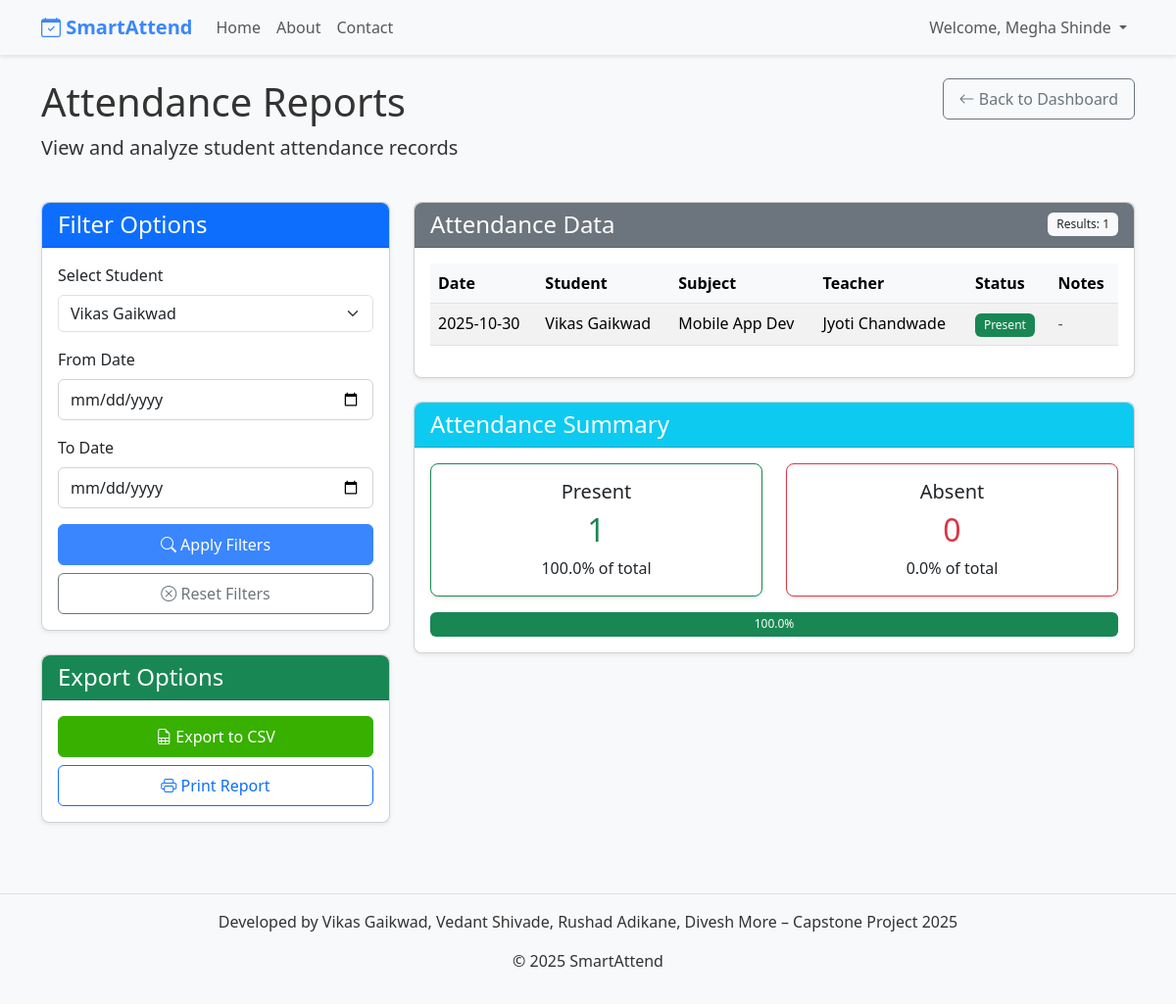
/admin/reports?student_id=5 (signed in), run on the app's committed database.
### tables this page shows
CREATE TABLE attendance (
    id INTEGER PRIMARY KEY AUTOINCREMENT,
    student_id INTEGER NOT NULL,
    teacher_id INTEGER NOT NULL,
    date TEXT NOT NULL,
    status TEXT NOT NULL,
    subject TEXT NOT NULL,
    notes TEXT,
    FOREIGN KEY (student_id) REFERENCES users (id),
    FOREIGN KEY (teacher_id) REFERENCES users (id)
);

CREATE TABLE users (
    id INTEGER PRIMARY KEY AUTOINCREMENT,
    username TEXT UNIQUE NOT NULL,
    password TEXT NOT NULL,
    role TEXT NOT NULL,
    name TEXT NOT NULL,
    subject TEXT
);

### app.py (the view)
@app.route('/admin/reports')
@login_required
@admin_required
def admin_reports():
    db = get_db()
    students = db.execute('SELECT * FROM users WHERE role = "student"').fetchall()
    student_id = request.args.get('student_id')
    date_from = request.args.get('date_from')
    date_to = request.args.get('date_to')
    attendance_data = []
    if student_id:
        query = '''
            SELECT a.*, s.name as student_name, t.name as teacher_name
            FROM attendance a
            JOIN users s ON a.student_id = s.id
            JOIN users t ON a.teacher_id = t.id
            WHERE a.student_id = ?
        '''
        params = [student_id]
        if date_from:
            query += ' AND a.date >= ?'
            params.append(date_from)
        if date_to:
            query += ' AND a.date <= ?'
            params.append(date_to)
        attendance_data = db.execute(query, params).fetchall()
    return render_template('admin_reports.html', students=students, attendance_data=attendance_data)

### app.py (called while the page is built)
def get_db():
    conn = sqlite3.connect(app.config['DATABASE'])
    conn.row_factory = sqlite3.Row
    return conn

def login_required(f):
    @wraps(f)
    def decorated_function(*args, **kwargs):
        if 'user_id' not in session:
            return redirect(url_for('login'))
        return f(*args, **kwargs)
    return decorated_function

def admin_required(f):
    @wraps(f)
    def decorated_function(*args, **kwargs):
        if 'user_id' not in session or session.get('role') != 'admin':
            flash('Admin access required')
            return redirect(url_for('login'))
        return f(*args, **kwargs)
    return decorated_function

### templates/admin_reports.html (shortened to what this page needs)
{% extends 'base.html' %}
{% block content %}
<div class="row mb-4">
    <div class="col-md-8">
        <h1>Attendance Reports</h1>
        <p class="lead">View and analyze student attendance records</p>
    </div>
    <div class="col-md-4 text-end">
        <a href="{{ url_for('admin_dashboard') }}" class="btn btn-outline-secondary">
            <i class="bi bi-arrow-left"></i> Back to Dashboard
        </a>
    </div>
</div>
<div class="row">
    <div class="col-md-4">
        <div class="card shadow-sm mb-4">
            <div class="card-header bg-primary text-white">
                <h4 class="mb-0">Filter Options</h4>
            </div>
            <div class="card-body">
                <form method="get" id="filterForm">
                    <div class="mb-3">
                        <label for="student_id" class="form-label">Select Student</label>
                        <select class="form-select" id="student_id" name="student_id">
                            {% for student in students %}
                            <option value="{{ student.id }}" {% if request.args.get('student_id')|int == student.id %}selected{% endif %}>
                                {{ student.name }}
                            </option>
                            {% endfor %}
                        </select>
                    </div>
                    <div class="mb-3">
                        <label for="date_from" class="form-label">From Date</label>
                        <input type="date" class="form-control" id="date_from" name="date_from"
                               value="{{ request.args.get('date_from', '') }}">
                    </div>
                    <div class="mb-3">
                        <label for="date_to" class="form-label">To Date</label>
                        <input type="date" class="form-control" id="date_to" name="date_to"
                               value="{{ request.args.get('date_to', '') }}">
                    </div>
                    <div class="d-grid gap-2">
                        <button type="submit" class="btn btn-primary">
                            <i class="bi bi-search"></i> Apply Filters
                        </button>
                        <a href="{{ url_for('admin_reports') }}" class="btn btn-outline-secondary">
                            <i class="bi bi-x-circle"></i> Reset Filters
                        </a>
                    </div>
                </form>
            </div>
        </div>
        <div class="card shadow-sm">
            <div class="card-header bg-success text-white">
                <h4 class="mb-0">Export Options</h4>
            </div>
            <div class="card-body">
                <div class="d-grid gap-2">
                    <button type="button" class="btn btn-success" onclick="exportToCSV()">
                        <i class="bi bi-file-earmark-spreadsheet"></i> Export to CSV
                    </button>
                    <button type="button" class="btn btn-outline-primary" onclick="printReport()">
                        <i class="bi bi-printer"></i> Print Report
                    </button>
                </div>
            </div>
        </div>
    </div>
    <div class="col-md-8">
        <div class="card shadow-sm">
            <div class="card-header bg-secondary text-white d-flex justify-content-between align-items-center">
                <h4 class="mb-0">Attendance Data</h4>
                {% if attendance_data %}
                <span class="badge bg-light text-dark">Results: {{ attendance_data|length }}</span>
                {% endif %}
            </div>
            <div class="card-body">
                {% if attendance_data %}
                <div class="table-responsive" id="report-table">
                    <table class="table table-hover table-striped">
                        <thead class="table-light">
                            <tr>
                                <th>Date</th>
                                <th>Student</th>
                                <th>Subject</th>
                                <th>Teacher</th>
                                <th>Status</th>
                                <th>Notes</th>
                            </tr>
                        </thead>
                        <tbody>
                            {% for record in attendance_data %}
                            <tr>
                                <td>{{ record.date }}</td>
                                <td>{{ record.student_name }}</td>
                                <td>{{ record.subject }}</td>
                                <td>{{ record.teacher_name }}</td>
                                <td>
                                    {% if record.status == 'present' %}
                                    <span class="badge bg-success">Present</span>
                                    {% else %}
                                    <span class="badge bg-danger">Absent</span>
                                    {% endif %}
                                </td>
                                <td>
                                    {% if record.notes %}
                                    <span class="text-muted">{{ record.notes }}</span>
                                    {% else %}
                                    <span class="text-muted">-</span>
                                    {% endif %}
                                </td>
                            </tr>
                            {% endfor %}
                        </tbody>
                    </table>
                </div>
                {% elif request.args.get('student_id') %}
                <div class="alert alert-info">
                    <i class="bi bi-info-circle me-2"></i> No attendance records found for the selected criteria.
                </div>
                {% else %}
                <div class="alert alert-info">
                    <i class="bi bi-info-circle me-2"></i> Select a student from the filter options to view attendance records.
                </div>
                {% endif %}
            </div>
        </div>
        {% if attendance_data %}
        <div class="card shadow-sm mt-4">
            <div class="card-header bg-info text-white">
                <h4 class="mb-0">Attendance Summary</h4>
            </div>
            <div class="card-body">
                <div class="row">
                    {% set present_count = attendance_data|selectattr('status', 'equalto', 'present')|list|length %}
                    {% set absent_count = attendance_data|selectattr('status', 'equalto', 'absent')|list|length %}
                    {% set total_count = attendance_data|length %}
                    {% set present_percentage = (present_count / total_count * 100)|round(2) if total_count > 0 else 0 %}
                    <div class="col-md-6">
                        <div class="card border-success mb-3">
                            <div class="card-body text-center">
                                <h5 class="card-title">Present</h5>
                                <h2 class="card-text text-success">{{ present_count }}</h2>
                                <p class="card-text">{{ present_percentage }}% of total</p>
                            </div>
                        </div>
                    </div>
                    <div class="col-md-6">
                        <div class="card border-danger mb-3">
                            <div class="card-body text-center">
                                <h5 class="card-title">Absent</h5>
                                <h2 class="card-text text-danger">{{ absent_count }}</h2>
                                <p class="card-text">{{ (100 - present_percentage)|round(2) }}% of total</p>
                            </div>
                        </div>
                    </div>
                    <div class="col-12">
                        <div class="progress" style="height: 25px;">
                            <div class="progress-bar bg-success" role="progressbar" style="width: {{ present_percentage }}%;"
                                 aria-valuenow="{{ present_percentage }}" aria-valuemin="0" aria-valuemax="100">
                                {{ present_percentage }}%
                            </div>
                        </div>
                    </div>
                </div>
            </div>
        </div>
        {% endif %}
    </div>
</div>
{% endblock %}

### static/css/style.css (style rules this page uses)
body { font-family: 'Segoe UI', Roboto, 'Helvetica Neue', Arial, sans-serif; background-color: #f8f9fa; color: #333; }
.card { border-radius: 0.5rem; box-shadow: 0 0.125rem 0.25rem rgba(0, 0, 0, 0.075); margin-bottom: 1.5rem; transition: transform 0.2s, box-shadow 0.2s; }
.card-header { border-top-left-radius: 0.5rem !important; border-top-right-radius: 0.5rem !important; font-weight: 500; }
.btn { border-radius: 0.375rem; padding: 0.5rem 1rem; transition: all 0.2s; }
.btn-primary { background-color: #3a86ff; border-color: #3a86ff; }
.btn-success { background-color: #38b000; border-color: #38b000; }
.table thead th { background-color: #f8f9fa; font-weight: 600; border-bottom: 1px solid #dee2e6; }
.form-control { border-radius: 0.375rem; padding: 0.5rem 0.75rem; border: 1px solid #ced4da; }
.badge { font-weight: 500; padding: 0.5em 0.75em; }

### data on the page
attendance: date "2025-10-30", student_name "Vikas Gaikwad", subject "Mobile App Dev", teacher_name "Jyoti Chandwade", status "Present"

### other printed values
{{ session.name }} "Megha Shinde"
{{ attendance_data|length }} "1"
{{ present_count }} "1"
{{ present_percentage }} "100.0"
{{ absent_count }} "0"
{{ (100 - present_percentage)|round(2) }} "0.0"
form field student_id "Vikas Gaikwad"
